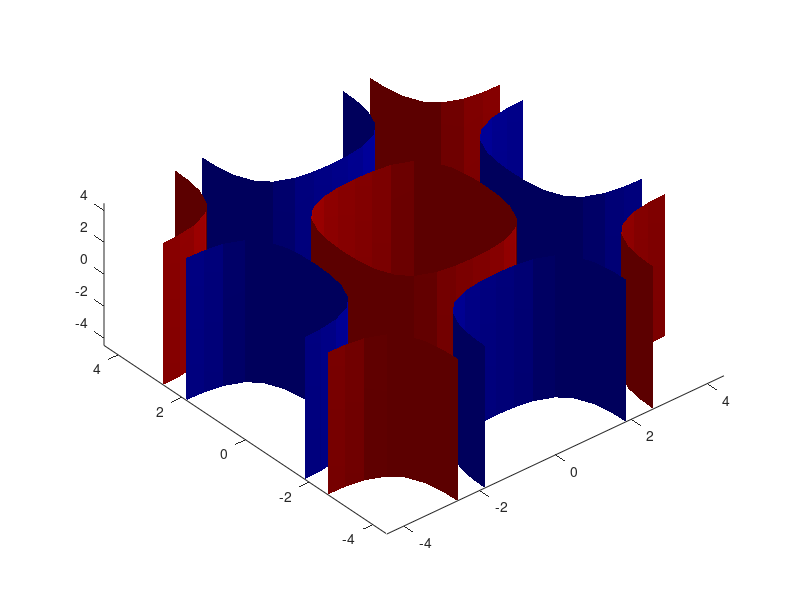

The MATLAB script that drew this image: (Note: this script raises an error after producing the figure.)
j=2; figure(j); clf;  s2=sqrt(2); s3=sqrt(3); %s2=1.6;
x=-pi:pi/10:pi; if j==1; x=s3*x; else; x=s2*x; end  
y=x; z=x; [X,Y,Z]=meshgrid(x,y,z);  
lev=[-0.5 0.5]; col=['b' 'r']; s2=sqrt(2); s3=sqrt(3); %s2=1.6;
switch j
    case 1; v=cos((X+Y+Z)/s3)+cos((X-Y-Z)/s3)+cos((-X+Y-Z)/s3)+cos((-X-Y+Z)/s3); % FCC
    case 2; v=1*cos((X+Y)/s2)+0*cos((Y+Z)/s2)+0*cos((X+Z)/s2)+...
            1*cos((X-Y)/s2)+0*cos((Y-Z)/s2)+0*cos((-X+Z)/s2); 
end 
%v=cos(X)+cos(Y)+cos(Z); % SC
for i=1:2; 
  ip=patch(isosurface(X,Y,Z,v,lev(i))); isonormals(X,Y,Z,v,ip); 
 set(ip,'FaceColor',col(i),'EdgeColor','none','facealpha',0.8); hold on;
end 
%daspect([1,1,1]); 
view([-40 60]); axis tight
camlight 
lighting phong